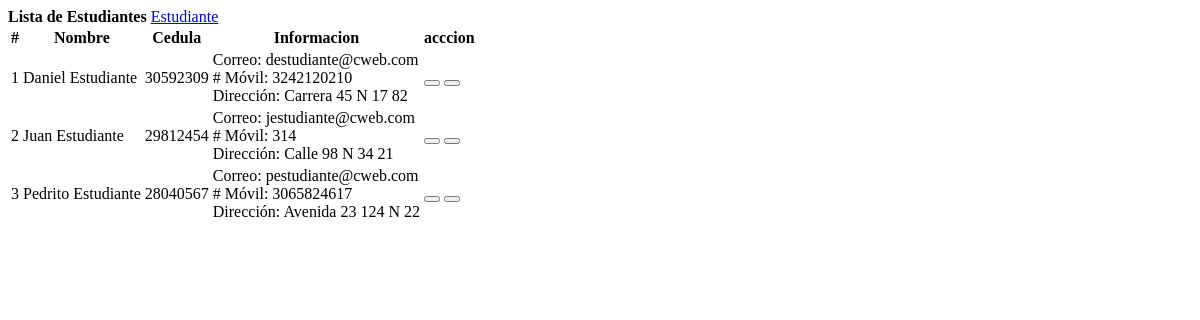
Page /students.php on the committed database.
### tables this page shows
CREATE TABLE `student` (
  `id` int(30) NOT NULL,
  `id_no` varchar(100) NOT NULL,
  `name` text NOT NULL,
  `contact` varchar(100) NOT NULL,
  `address` text NOT NULL,
  `email` varchar(200) NOT NULL,
  `date_created` datetime NOT NULL DEFAULT current_timestamp()
);

### students.php (the view, shortened to what this page needs)
<?php include('db_connect.php'); ?>
<div class="container-fluid">
	<div class="col-lg-12">
		<div class="row">
			<div class="col-md-12">
				<div class="card">
					<div class="card-header">
						<b>Lista de Estudiantes </b>
						<span class="float:right"><a class="btn btn-primary col-md-2 col-sm-6 float-right" href="javascript:void(0)" id="new_student">
								<i class="fa fa-plus"></i> Estudiante
							</a></span>
					</div>
					<div class="card-body">
						<table class="table table-condensed table-bordered table-hover">
							<thead>
								<tr>
									<th class="text-center">#</th>
									<th class="">Nombre</th>
									<th class="">Cedula</th>
									<th class="">Informacion</th>
									<th class="text-center">acccion</th>
								</tr>
							</thead>
							<tbody>
								<?php
								$i = 1;
								$student = $conn->query("SELECT * FROM student order by name asc ");
								while ($row = $student->fetch_assoc()) :
								?>
									<tr>
										<td class="text-center"><?php echo $i++ ?></td>
										<td>
											<?php echo ucwords($row['name']) ?>
										</td>
										<td>
											<?php echo $row['id_no'] ?>
										</td>
										<td class="">
											<p>Correo: <?php echo $row['email'] ?></p>
											<p># Móvil: <?php echo $row['contact'] ?></p>
											<p>Dirección: <?php echo $row['address'] ?></p>
										</td>
										<td class="text-center">
											<button class="btn btn-primary edit_student" type="button" data-id="<?php echo $row['id'] ?>"><i class="fa fa-edit"></i></button>
											<button class="btn btn-danger delete_student" type="button" data-id="<?php echo $row['id'] ?>"><i class="fa fa-trash-alt"></i></button>
										</td>
									</tr>
								<?php endwhile; ?>
							</tbody>
						</table>
					</div>
				</div>
			</div>
		</div>
	</div>
</div>

### students.php (style rules this page uses)
td { vertical-align: middle !important; }
td p { margin: unset }

### rows in the picture
student: name "Daniel Estudiante", id_no "30592309", email "destudiante@cweb.com", contact "3242120210", address "Carrera 45 N 17 82"
student: name "Juan Estudiante", id_no "29812454", email "jestudiante@cweb.com", contact "314", address "Calle 98 N 34 21"
student: name "Pedrito Estudiante", id_no "28040567", email "pestudiante@cweb.com", contact "3065824617", address "Avenida 23 124 N 22"
